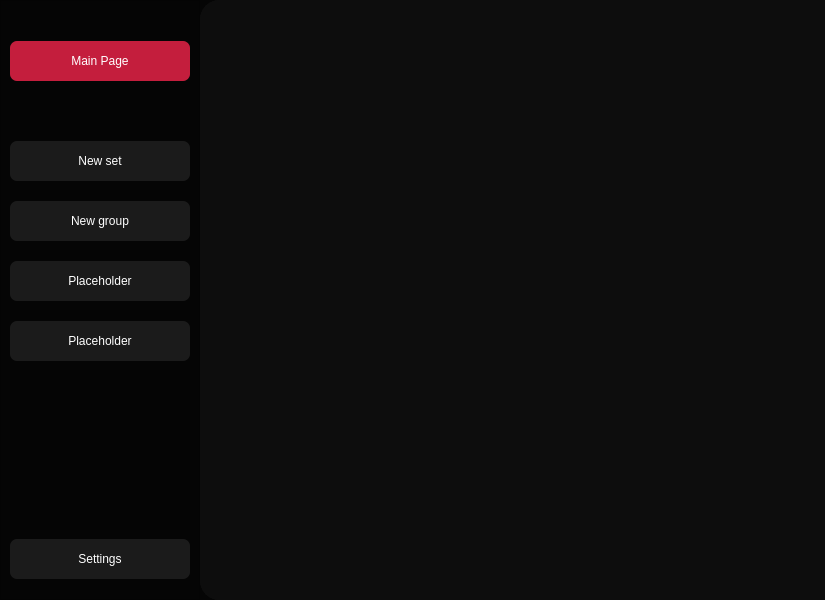
<?xml version="1.0" encoding="UTF-8"?>
<ui version="4.0">
 <class>MainWindow</class>
 <widget class="QMainWindow" name="MainWindow">
  <property name="geometry">
   <rect>
    <x>0</x>
    <y>0</y>
    <width>825</width>
    <height>600</height>
   </rect>
  </property>
  <property name="minimumSize">
   <size>
    <width>825</width>
    <height>600</height>
   </size>
  </property>
  <property name="windowTitle">
   <string>MainWindow</string>
  </property>
  <widget class="QWidget" name="centralwidget">
   <property name="sizePolicy">
    <sizepolicy hsizetype="Preferred" vsizetype="Expanding">
     <horstretch>0</horstretch>
     <verstretch>0</verstretch>
    </sizepolicy>
   </property>
   <property name="styleSheet">
    <string notr="true">background-color: #050505;
font: 20px &quot;Funnel Sans&quot;;</string>
   </property>
   <layout class="QHBoxLayout" name="horizontalLayout">
    <property name="spacing">
     <number>0</number>
    </property>
    <property name="leftMargin">
     <number>0</number>
    </property>
    <property name="topMargin">
     <number>0</number>
    </property>
    <property name="rightMargin">
     <number>0</number>
    </property>
    <property name="bottomMargin">
     <number>0</number>
    </property>
    <item>
     <widget class="QFrame" name="sideMenu">
      <property name="sizePolicy">
       <sizepolicy hsizetype="Preferred" vsizetype="Expanding">
        <horstretch>0</horstretch>
        <verstretch>0</verstretch>
       </sizepolicy>
      </property>
      <property name="minimumSize">
       <size>
        <width>200</width>
        <height>0</height>
       </size>
      </property>
      <property name="maximumSize">
       <size>
        <width>200</width>
        <height>16777215</height>
       </size>
      </property>
      <property name="frameShape">
       <enum>QFrame::StyledPanel</enum>
      </property>
      <property name="frameShadow">
       <enum>QFrame::Raised</enum>
      </property>
      <layout class="QVBoxLayout" name="verticalLayout">
       <property name="spacing">
        <number>20</number>
       </property>
       <property name="topMargin">
        <number>40</number>
       </property>
       <property name="bottomMargin">
        <number>20</number>
       </property>
       <item>
        <widget class="QPushButton" name="mainPageBtn">
         <property name="minimumSize">
          <size>
           <width>160</width>
           <height>40</height>
          </size>
         </property>
         <property name="styleSheet">
          <string notr="true">QPushButton{
background-color: #C41E3D;
border-radius: 7px;
color: white;
font: 20px &quot;Funnel Sans Semibold&quot;;
}

QPushButton::hover{
background-color: #FF2C55;
}

QPushButton::pressed{
background-color: #C41E3D;
}</string>
         </property>
         <property name="text">
          <string>Main Page</string>
         </property>
        </widget>
       </item>
       <item>
        <spacer name="verticalSpacer_2">
         <property name="orientation">
          <enum>Qt::Vertical</enum>
         </property>
         <property name="sizeType">
          <enum>QSizePolicy::Minimum</enum>
         </property>
         <property name="sizeHint" stdset="0">
          <size>
           <width>10</width>
           <height>40</height>
          </size>
         </property>
        </spacer>
       </item>
       <item>
        <widget class="QPushButton" name="newSetBtn">
         <property name="minimumSize">
          <size>
           <width>160</width>
           <height>40</height>
          </size>
         </property>
         <property name="styleSheet">
          <string notr="true">QPushButton{
background-color: #1B1B1B;
border-radius: 7px;
color: white;
font: 20px &quot;Funnel Sans Light&quot;;
}

QPushButton::hover{
background-color: #2D2D2D;
}

QPushButton::pressed{
background-color: #1B1B1B;
}</string>
         </property>
         <property name="text">
          <string>New set</string>
         </property>
        </widget>
       </item>
       <item>
        <widget class="QPushButton" name="newGroupBtn">
         <property name="minimumSize">
          <size>
           <width>160</width>
           <height>40</height>
          </size>
         </property>
         <property name="styleSheet">
          <string notr="true">QPushButton{
background-color: #1B1B1B;
border-radius: 7px;
color: white;
font: 20px &quot;Funnel Sans Light&quot;;
}

QPushButton::hover{
background-color: #2D2D2D;
}

QPushButton::pressed{
background-color: #1B1B1B;
}</string>
         </property>
         <property name="text">
          <string>New group</string>
         </property>
        </widget>
       </item>
       <item>
        <widget class="QPushButton" name="pushButton_4">
         <property name="minimumSize">
          <size>
           <width>160</width>
           <height>40</height>
          </size>
         </property>
         <property name="styleSheet">
          <string notr="true">QPushButton{
background-color: #1B1B1B;
border-radius: 7px;
color: white;
font: 20px &quot;Funnel Sans Light&quot;;
}

QPushButton::hover{
background-color: #2D2D2D;
}

QPushButton::pressed{
background-color: #1B1B1B;
}</string>
         </property>
         <property name="text">
          <string>Placeholder</string>
         </property>
        </widget>
       </item>
       <item>
        <widget class="QPushButton" name="pushButton_5">
         <property name="minimumSize">
          <size>
           <width>160</width>
           <height>40</height>
          </size>
         </property>
         <property name="styleSheet">
          <string notr="true">QPushButton{
background-color: #1B1B1B;
border-radius: 7px;
color: white;
font: 20px &quot;Funnel Sans Light&quot;;
}

QPushButton::hover{
background-color: #2D2D2D;
}

QPushButton::pressed{
background-color: #1B1B1B;
}</string>
         </property>
         <property name="text">
          <string>Placeholder</string>
         </property>
        </widget>
       </item>
       <item>
        <spacer name="verticalSpacer">
         <property name="orientation">
          <enum>Qt::Vertical</enum>
         </property>
         <property name="sizeType">
          <enum>QSizePolicy::Expanding</enum>
         </property>
         <property name="sizeHint" stdset="0">
          <size>
           <width>20</width>
           <height>160</height>
          </size>
         </property>
        </spacer>
       </item>
       <item>
        <widget class="QPushButton" name="settingsBtn">
         <property name="minimumSize">
          <size>
           <width>160</width>
           <height>40</height>
          </size>
         </property>
         <property name="styleSheet">
          <string notr="true">QPushButton{
background-color: #1B1B1B;
border-radius: 7px;
color: white;
font: 20px &quot;Funnel Sans Light&quot;;
}

QPushButton::hover{
background-color: #2D2D2D;
}

QPushButton::pressed{
background-color: #1B1B1B;
}</string>
         </property>
         <property name="text">
          <string>Settings</string>
         </property>
        </widget>
       </item>
      </layout>
     </widget>
    </item>
    <item>
     <widget class="QWidget" name="mainZone" native="true">
      <property name="minimumSize">
       <size>
        <width>50</width>
        <height>0</height>
       </size>
      </property>
      <property name="styleSheet">
       <string notr="true">background-color: #0D0D0D;
border-top-left-radius: 20px;
border-bottom-left-radius: 20px;</string>
      </property>
      <layout class="QVBoxLayout" name="verticalLayout_2">
       <property name="spacing">
        <number>30</number>
       </property>
       <property name="leftMargin">
        <number>0</number>
       </property>
       <property name="topMargin">
        <number>0</number>
       </property>
       <property name="rightMargin">
        <number>0</number>
       </property>
       <property name="bottomMargin">
        <number>0</number>
       </property>
       <item>
        <widget class="QStackedWidget" name="pages">
         <property name="currentIndex">
          <number>2</number>
         </property>
         <widget class="QWidget" name="mainPage">
          <layout class="QHBoxLayout" name="horizontalLayout_2">
           <property name="leftMargin">
            <number>20</number>
           </property>
           <property name="topMargin">
            <number>0</number>
           </property>
           <property name="bottomMargin">
            <number>0</number>
           </property>
           <item>
            <widget class="QScrollArea" name="scrollArea">
             <property name="styleSheet">
              <string notr="true">QScrollBar:vertical {
    background: transparent;      /* или нужный цвет */
    width: 12px;                  /* толщина скроллбара */
    margin: 0px;                  /* отступы сверху/снизу */
}

/* Ползунок, которым движутся страницы */
QScrollBar::handle:vertical {
    background: #050505;             /* цвет ползунка */
    min-height: 30px;             /* минимальная длина */
    border-radius: 6px;           /* скругляем по полу ширины */
	border: 1.5px solid #1B1B1B;
}

/* Убираем стрелки наверху/внизу */
QScrollBar::sub-line:vertical,
QScrollBar::add-line:vertical {
    height: 0px;
    subcontrol-origin: margin;
    subcontrol-position: top;     /* необязательно */
    background: none;
}

/* Пространство вокруг ползунка (клики) */
QScrollBar::sub-page:vertical,
QScrollBar::add-page:vertical {
    background: none;
}

/* Если нужен горизонтальный тоже — то аналогично */
QScrollBar:horizontal { height:12px; }
QScrollBar::handle:horizontal {
    background:#555; border-radius:6px; min-width:30px;
}</string>
             </property>
             <property name="horizontalScrollBarPolicy">
              <enum>Qt::ScrollBarAlwaysOff</enum>
             </property>
             <property name="widgetResizable">
              <bool>true</bool>
             </property>
             <widget class="QWidget" name="scrollAreaWidgetContents">
              <property name="geometry">
               <rect>
                <x>0</x>
                <y>0</y>
                <width>596</width>
                <height>600</height>
               </rect>
              </property>
              <layout class="QVBoxLayout" name="verticalLayout_3">
               <property name="spacing">
                <number>0</number>
               </property>
               <property name="leftMargin">
                <number>0</number>
               </property>
               <property name="topMargin">
                <number>0</number>
               </property>
               <property name="rightMargin">
                <number>0</number>
               </property>
               <property name="bottomMargin">
                <number>0</number>
               </property>
               <item>
                <widget class="QFrame" name="filteringFrame">
                 <property name="sizePolicy">
                  <sizepolicy hsizetype="Fixed" vsizetype="Fixed">
                   <horstretch>0</horstretch>
                   <verstretch>0</verstretch>
                  </sizepolicy>
                 </property>
                 <property name="minimumSize">
                  <size>
                   <width>0</width>
                   <height>0</height>
                  </size>
                 </property>
                 <property name="maximumSize">
                  <size>
                   <width>420</width>
                   <height>40</height>
                  </size>
                 </property>
                 <property name="frameShape">
                  <enum>QFrame::StyledPanel</enum>
                 </property>
                 <property name="frameShadow">
                  <enum>QFrame::Raised</enum>
                 </property>
                 <layout class="QHBoxLayout" name="horizontalLayout_3">
                  <property name="spacing">
                   <number>6</number>
                  </property>
                  <property name="leftMargin">
                   <number>0</number>
                  </property>
                  <property name="topMargin">
                   <number>10</number>
                  </property>
                  <property name="rightMargin">
                   <number>0</number>
                  </property>
                  <property name="bottomMargin">
                   <number>30</number>
                  </property>
                  <item>
                   <spacer name="horizontalSpacer">
                    <property name="orientation">
                     <enum>Qt::Horizontal</enum>
                    </property>
                    <property name="sizeType">
                     <enum>QSizePolicy::Minimum</enum>
                    </property>
                    <property name="sizeHint" stdset="0">
                     <size>
                      <width>124</width>
                      <height>20</height>
                     </size>
                    </property>
                   </spacer>
                  </item>
                  <item>
                   <widget class="QLabel" name="label_3">
                    <property name="sizePolicy">
                     <sizepolicy hsizetype="Fixed" vsizetype="Fixed">
                      <horstretch>0</horstretch>
                      <verstretch>0</verstretch>
                     </sizepolicy>
                    </property>
                    <property name="minimumSize">
                     <size>
                      <width>0</width>
                      <height>25</height>
                     </size>
                    </property>
                    <property name="font">
                     <font>
                      <family>Funnel Sans Light</family>
                      <pointsize>-1</pointsize>
                      <weight>50</weight>
                      <italic>false</italic>
                      <bold>false</bold>
                     </font>
                    </property>
                    <property name="styleSheet">
                     <string notr="true">color: white;
font: 15px &quot;Funnel Sans Light&quot;;</string>
                    </property>
                    <property name="text">
                     <string>Filtering: </string>
                    </property>
                   </widget>
                  </item>
                  <item alignment="Qt::AlignLeft">
                   <widget class="QComboBox" name="filterBox">
                    <property name="sizePolicy">
                     <sizepolicy hsizetype="Fixed" vsizetype="Fixed">
                      <horstretch>0</horstretch>
                      <verstretch>0</verstretch>
                     </sizepolicy>
                    </property>
                    <property name="minimumSize">
                     <size>
                      <width>185</width>
                      <height>25</height>
                     </size>
                    </property>
                    <property name="maximumSize">
                     <size>
                      <width>185</width>
                      <height>25</height>
                     </size>
                    </property>
                    <property name="styleSheet">
                     <string notr="true">QComboBox {
    background-color: #1B1B1B;
    border-radius: 7px;
    color: white;
    font: 15px &quot;Funnel Sans Light&quot;;
	padding-left: 13px;
    border: none;
}

QComboBox:hover {
    background-color: #2D2D2D;
}

QComboBox::drop-down {
    subcontrol-origin: padding;
    subcontrol-position: top right;
    width: 25px;
    border: none;
    background-color: transparent;
}


QComboBox QAbstractItemView {
    background-color: #1B1B1B;
    color: white;
    font: 15px &quot;Funnel Sans Light&quot;;
    border: none;
    selection-background-color: #2D2D2D;
    selection-color: white;
    outline: none;
}</string>
                    </property>
                    <property name="editable">
                     <bool>false</bool>
                    </property>
                    <property name="currentText">
                     <string/>
                    </property>
                    <property name="placeholderText">
                     <string/>
                    </property>
                   </widget>
                  </item>
                  <item>
                   <widget class="QFrame" name="frame">
                    <property name="sizePolicy">
                     <sizepolicy hsizetype="Fixed" vsizetype="Fixed">
                      <horstretch>0</horstretch>
                      <verstretch>0</verstretch>
                     </sizepolicy>
                    </property>
                    <property name="minimumSize">
                     <size>
                      <width>30</width>
                      <height>25</height>
                     </size>
                    </property>
                    <property name="maximumSize">
                     <size>
                      <width>30</width>
                      <height>25</height>
                     </size>
                    </property>
                    <property name="frameShape">
                     <enum>QFrame::StyledPanel</enum>
                    </property>
                    <property name="frameShadow">
                     <enum>QFrame::Raised</enum>
                    </property>
                    <layout class="QVBoxLayout" name="verticalLayout_5">
                     <property name="spacing">
                      <number>0</number>
                     </property>
                     <property name="leftMargin">
                      <number>0</number>
                     </property>
                     <property name="topMargin">
                      <number>0</number>
                     </property>
                     <property name="rightMargin">
                      <number>0</number>
                     </property>
                     <property name="bottomMargin">
                      <number>0</number>
                     </property>
                     <item>
                      <widget class="QPushButton" name="ascBtn">
                       <property name="sizePolicy">
                        <sizepolicy hsizetype="Preferred" vsizetype="Fixed">
                         <horstretch>0</horstretch>
                         <verstretch>0</verstretch>
                        </sizepolicy>
                       </property>
                       <property name="minimumSize">
                        <size>
                         <width>0</width>
                         <height>0</height>
                        </size>
                       </property>
                       <property name="maximumSize">
                        <size>
                         <width>50</width>
                         <height>16777215</height>
                        </size>
                       </property>
                       <property name="styleSheet">
                        <string notr="true">QPushButton{
background-color: #1B1B1B;
border: none;
border-radius: 4px;
border-bottom-right-radius: 0px;
border-bottom-left-radius: 0px;
color: white;
font: 10px &quot;Funnel Sans Light&quot;;
}

QPushButton::hover{
background-color: #2D2D2D;
}

QPushButton::pressed{
background-color: #1B1B1B;
}</string>
                       </property>
                       <property name="text">
                        <string>Asc.</string>
                       </property>
                       <property name="checkable">
                        <bool>false</bool>
                       </property>
                      </widget>
                     </item>
                     <item>
                      <widget class="QPushButton" name="descBtn">
                       <property name="sizePolicy">
                        <sizepolicy hsizetype="Preferred" vsizetype="Fixed">
                         <horstretch>0</horstretch>
                         <verstretch>0</verstretch>
                        </sizepolicy>
                       </property>
                       <property name="styleSheet">
                        <string notr="true">QPushButton{
background-color: #1B1B1B;
border: none;
border-radius: 4px;
border-top-right-radius: 0px;
border-top-left-radius: 0px;
color: white;
font: 10px &quot;Funnel Sans Light&quot;;
padding-bottom: 1px;
}

QPushButton::hover{
background-color: #2D2D2D;
}

QPushButton::pressed{
background-color: #1B1B1B;
}</string>
                       </property>
                       <property name="text">
                        <string>Desc.</string>
                       </property>
                      </widget>
                     </item>
                    </layout>
                   </widget>
                  </item>
                 </layout>
                </widget>
               </item>
               <item>
                <layout class="QGridLayout" name="mainPageGrid">
                 <property name="topMargin">
                  <number>0</number>
                 </property>
                </layout>
               </item>
              </layout>
             </widget>
            </widget>
           </item>
          </layout>
         </widget>
         <widget class="QWidget" name="newSetPage">
          <layout class="QVBoxLayout" name="verticalLayout_4">
           <property name="topMargin">
            <number>40</number>
           </property>
           <item>
            <widget class="QLabel" name="label">
             <property name="sizePolicy">
              <sizepolicy hsizetype="Preferred" vsizetype="Fixed">
               <horstretch>0</horstretch>
               <verstretch>0</verstretch>
              </sizepolicy>
             </property>
             <property name="styleSheet">
              <string notr="true">color: white;</string>
             </property>
             <property name="text">
              <string>New set title:</string>
             </property>
            </widget>
           </item>
           <item>
            <widget class="QLineEdit" name="newSetEdit">
             <property name="minimumSize">
              <size>
               <width>0</width>
               <height>40</height>
              </size>
             </property>
             <property name="styleSheet">
              <string notr="true">background-color: #1d1d1d;
color: white;
border-radius: 7px;
padding-left: 7px;
font: 20px &quot;Funnel Sans Light&quot;;</string>
             </property>
             <property name="maxLength">
              <number>30</number>
             </property>
             <property name="placeholderText">
              <string>Maximum length: 30 characters.</string>
             </property>
            </widget>
           </item>
           <item>
            <widget class="QLabel" name="label_2">
             <property name="sizePolicy">
              <sizepolicy hsizetype="Preferred" vsizetype="Fixed">
               <horstretch>0</horstretch>
               <verstretch>0</verstretch>
              </sizepolicy>
             </property>
             <property name="styleSheet">
              <string notr="true">color: white;</string>
             </property>
             <property name="text">
              <string>Set tag:</string>
             </property>
            </widget>
           </item>
           <item>
            <widget class="QLineEdit" name="tagEdit">
             <property name="minimumSize">
              <size>
               <width>0</width>
               <height>40</height>
              </size>
             </property>
             <property name="styleSheet">
              <string notr="true">background-color: #1d1d1d;
color: white;
border-radius: 7px;
padding-left: 7px;
font: 20px &quot;Funnel Sans Light&quot;;</string>
             </property>
             <property name="maxLength">
              <number>20</number>
             </property>
             <property name="placeholderText">
              <string>Maximum length: 20 characters.</string>
             </property>
            </widget>
           </item>
           <item>
            <spacer name="verticalSpacer_3">
             <property name="orientation">
              <enum>Qt::Vertical</enum>
             </property>
             <property name="sizeHint" stdset="0">
              <size>
               <width>20</width>
               <height>40</height>
              </size>
             </property>
            </spacer>
           </item>
           <item>
            <widget class="QPushButton" name="createSetBtn">
             <property name="minimumSize">
              <size>
               <width>0</width>
               <height>40</height>
              </size>
             </property>
             <property name="styleSheet">
              <string notr="true">QPushButton{
background-color: #1B1B1B;
border-radius: 7px;
color: white;
font: 20px &quot;Funnel Sans Light&quot;;
}

QPushButton::hover{
background-color: #2D2D2D;
}

QPushButton::pressed{
background-color: #1B1B1B;
}</string>
             </property>
             <property name="text">
              <string>Create set</string>
             </property>
            </widget>
           </item>
           <item alignment="Qt::AlignBottom">
            <widget class="QPushButton" name="cancelBtn">
             <property name="minimumSize">
              <size>
               <width>0</width>
               <height>40</height>
              </size>
             </property>
             <property name="styleSheet">
              <string notr="true">QPushButton{
background-color: #1B1B1B;
border-radius: 7px;
color: white;
font: 20px &quot;Funnel Sans Light&quot;;
}

QPushButton::hover{
background-color: #2D2D2D;
}

QPushButton::pressed{
background-color: #1B1B1B;
}</string>
             </property>
             <property name="text">
              <string>Cancel</string>
             </property>
            </widget>
           </item>
          </layout>
         </widget>
         <widget class="QWidget" name="setEditor">
          <layout class="QVBoxLayout" name="verticalLayout_7">
           <property name="leftMargin">
            <number>20</number>
           </property>
           <property name="topMargin">
            <number>15</number>
           </property>
           <property name="rightMargin">
            <number>20</number>
           </property>
           <property name="bottomMargin">
            <number>5</number>
           </property>
           <item>
            <layout class="QVBoxLayout" name="setEditorLayout">
             <property name="bottomMargin">
              <number>0</number>
             </property>
            </layout>
           </item>
          </layout>
         </widget>
        </widget>
       </item>
      </layout>
     </widget>
    </item>
   </layout>
  </widget>
 </widget>
 <resources/>
 <connections/>
</ui>
